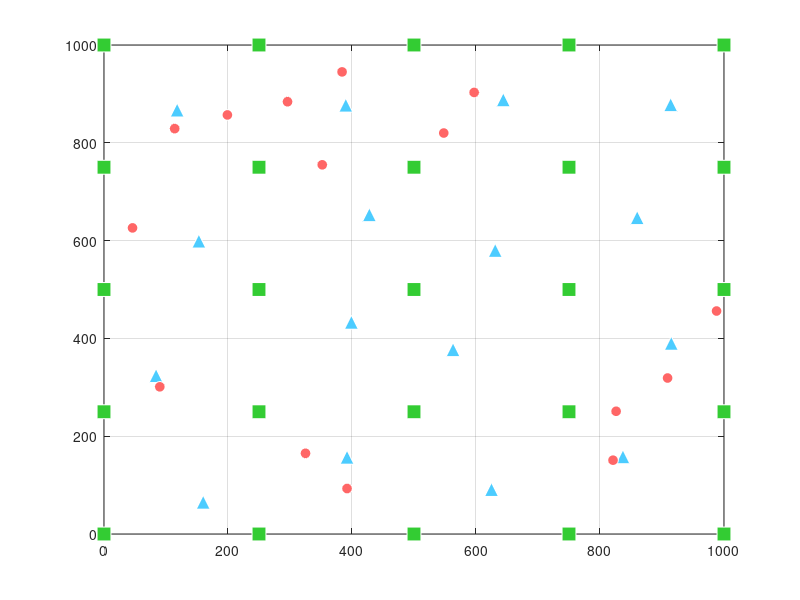

MATLAB code to generate this figure: (Note: this script raises an error after producing the figure.)
% script para dibujar el entorno con el tema oscuro
clear;
close all;

% Cargar los datos de una de las posiciones (ej: positions1.mat)
load('positions/positions1.mat');

xAP = real(APpositions(:));
yAP = imag(APpositions(:));
xRIS = real(RISpositions(:));
yRIS = imag(RISpositions(:));
xUE = real(UEpositions(:));
yUE = imag(UEpositions(:));

% 3. Crear figura con FONDO OSCURO
figPrincipal = figure('Name', 'Entorno Grid', 'Color', [0.15 0.15 0.15]); 
axPrincipal = axes(figPrincipal); 
hold(axPrincipal, 'on'); 

% Dibujar elementos con colores que destaquen sobre fondo oscuro
hAP = scatter(axPrincipal, xAP, yAP, 100, '^', 'filled', 'MarkerFaceColor', [0.3 0.8 1], 'MarkerEdgeColor', 'w'); % Azul claro
hRIS = scatter(axPrincipal, xRIS, yRIS, 100, 's', 'filled', 'MarkerFaceColor', [0.2 0.8 0.2], 'MarkerEdgeColor', 'w'); % Verde brillante
hUE = scatter(axPrincipal, xUE, yUE, 60, 'o', 'filled', 'MarkerFaceColor', [1 0.4 0.4], 'MarkerEdgeColor', 'w'); % Rojo salmón

% 5. Formato del gráfico adaptado a TEMA OSCURO (UNIFICADO)
grid(axPrincipal, 'on');
box(axPrincipal, 'on');
axPrincipal.Color = [0.1 0.1 0.1]; 
axPrincipal.XColor = 'w'; 
axPrincipal.YColor = 'w'; 
axPrincipal.FontSize = 11;
axPrincipal.GridAlpha = 0.3; 
xlabel(axPrincipal, 'x [m]', 'FontSize', 12, 'FontWeight', 'bold', 'Color', 'w');
ylabel(axPrincipal, 'y [m]', 'FontSize', 12, 'FontWeight', 'bold', 'Color', 'w');

% Ajuste para proporciones iguales (sin deformar el mapa)
axis(axPrincipal, 'equal');

% Leyenda estilo "Cuadrado Pro" con recuadro integrado
lgd = legend(axPrincipal, [hAP, hRIS, hUE], {'AP', 'RIS', 'UE'}, 'Location', 'best', 'FontSize', 11, 'Box', 'on');
lgd.TextColor = 'w';
lgd.Color = [0.15 0.15 0.15]; 
lgd.EdgeColor = [0.5 0.5 0.5];

% Ajustar márgenes explícitamente (Igual que los otros: Izquierdo: 0.065, Derecho: 0.065, Arriba: 0.078, Abajo: 0.078)
% Nota: Al usar 'axis equal', MATLAB restringe la caja para mantener proporción 1:1, 
% pero forzamos la posición exterior para asegurar simetría en la exportación.
axPrincipal.Position = [0.065, 0.078, 0.87, 0.844];

% 6. Guardar la figura final respetando el tema oscuro y los márgenes
set(figPrincipal, 'InvertHardcopy', 'off'); % Mantener el color oscuro
set(figPrincipal, 'PaperPositionMode', 'auto'); % Respetar márgenes de pantalla

savefig(figPrincipal, fullfile('positions', 'entorno_grid_oscuro.fig'));
print(figPrincipal, fullfile('positions', 'entorno_grid_oscuro.png'), '-dpng', '-r300');
fprintf('Figura guardada: positions/entorno_grid_oscuro.png\n');
